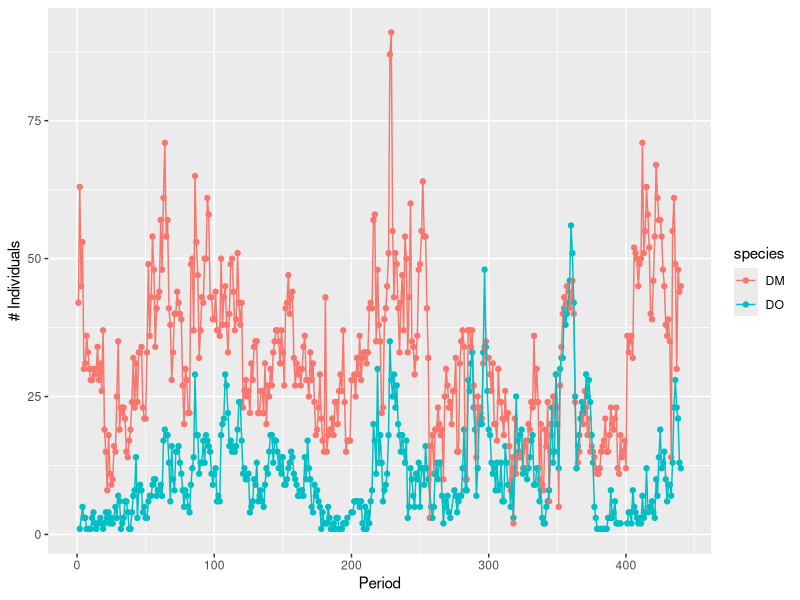
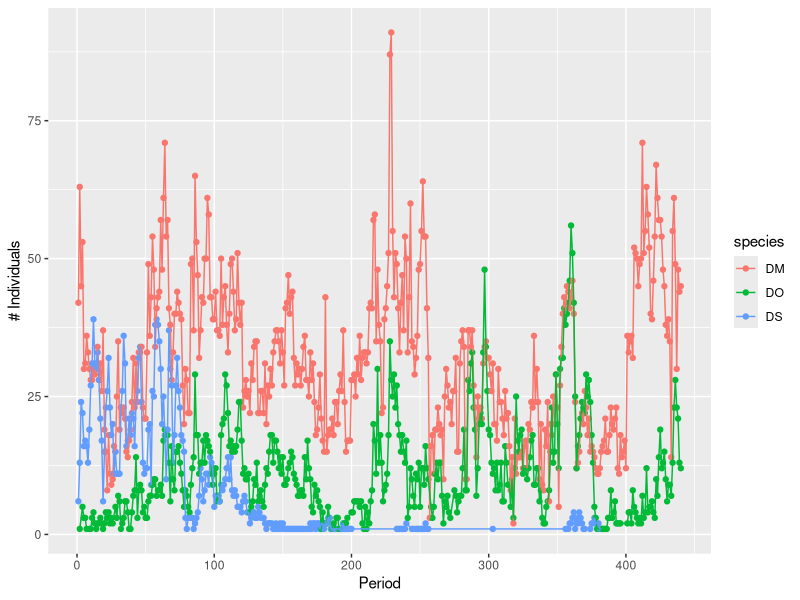
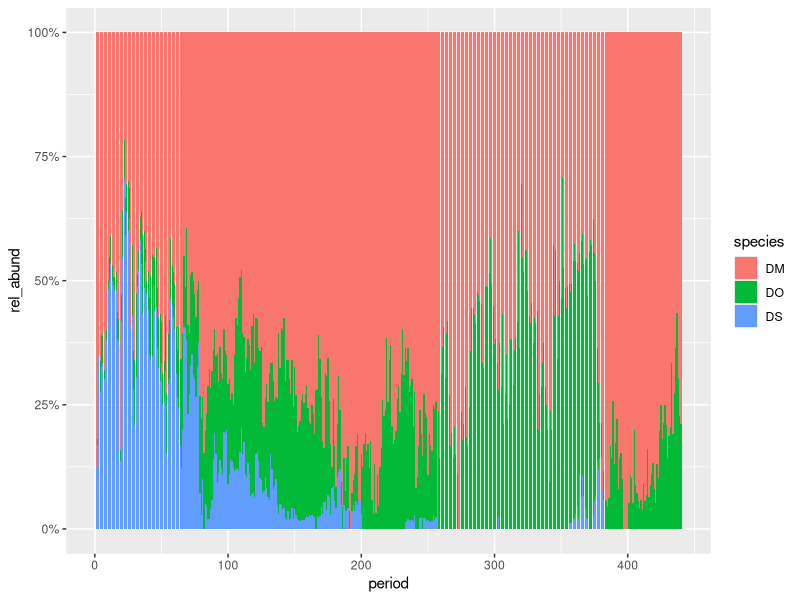
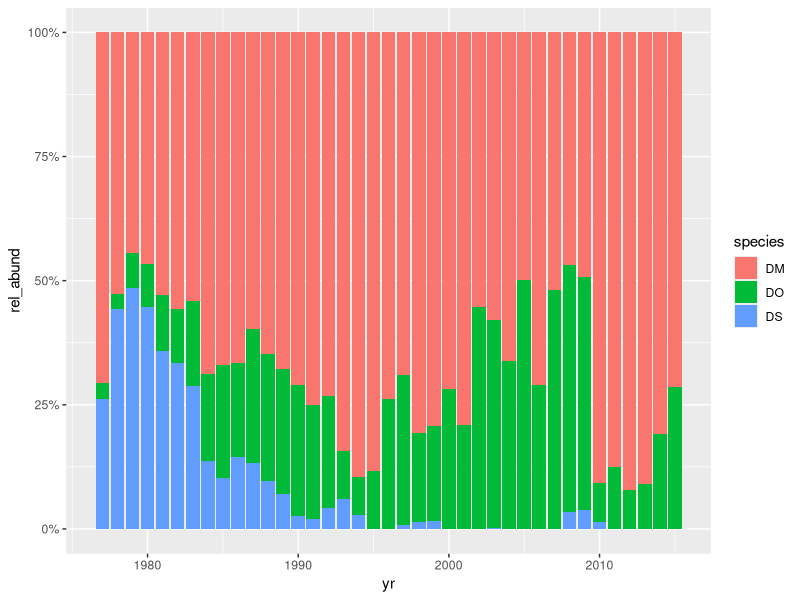
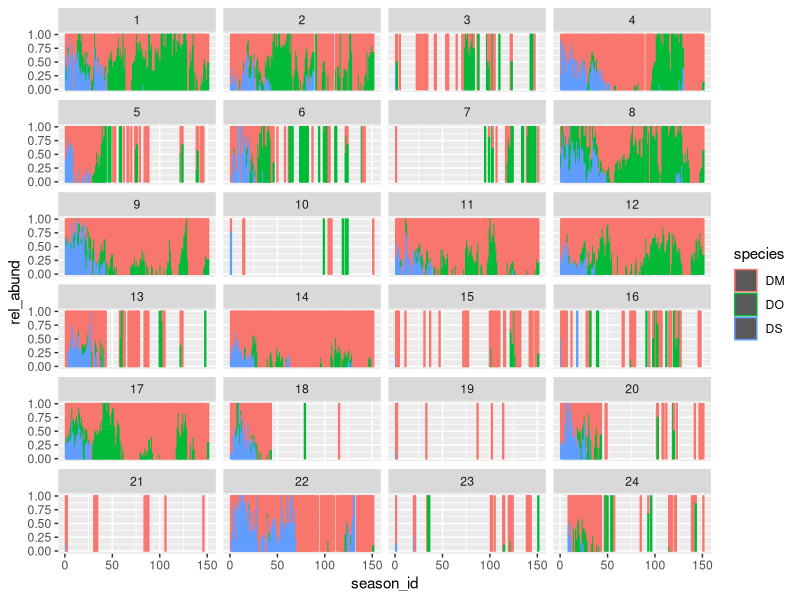
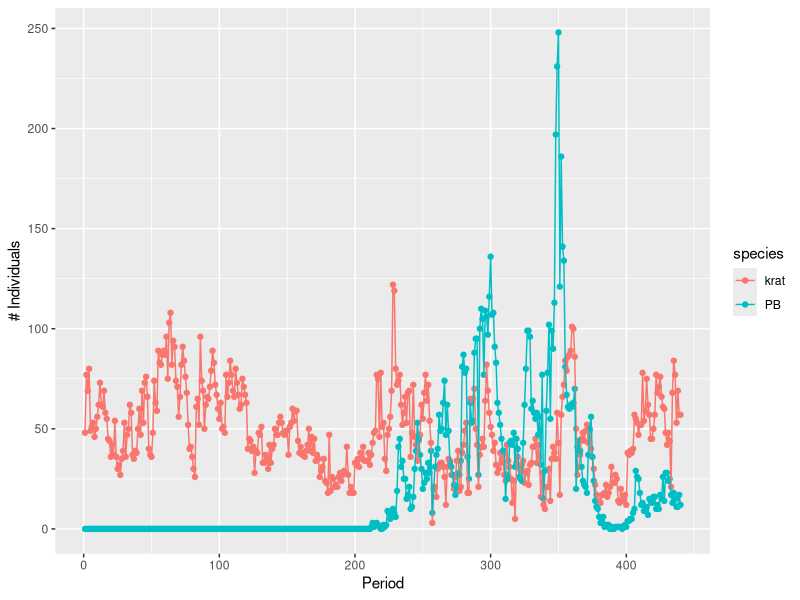

These charts were generated, in order, by the following R code:
# Creator: Ellen Bledsoe
# This code is for exploring kangaroo rat capture data for the Portal project

# load packages
library(dplyr)
library(ggplot2)
library(scales)

# load data
surveys <- read.csv("data/surveys.csv", header = TRUE)

###
# Krat counts by period
###

# get counts of DM and DO by period
DM_DO_count <- select(surveys, period, species) %>% 
               filter(species == 'DM' | species == 'DO', period > 0) %>% 
               group_by(period, species) %>% 
               summarise(count = n())

# plot DM and DO counts by period
ggplot(DM_DO_count, aes(x = period, y = count)) + 
  geom_point(aes(color = species)) +
  geom_line(aes(color = species)) +
  xlab("Period") +
  ylab("# Individuals")

# save plot output as png
dev.copy(png, 'DM_DO_counts_period.png')
dev.off()

# get counts of DM, DO, and DS by period
Dipo_count_period <- select(surveys, period, species) %>% 
                     filter(species == 'DM' | species == 'DO' | species == 'DS', period > 0) %>% 
                     group_by(period, species) %>% 
                     summarise(count = n())

# plot DM, DO, and DS by period
ggplot(Dipo_count_period, aes(x = period, y = count)) + 
  geom_point(aes(color = species)) +
  geom_line(aes(color = species)) +
  xlab("Period") +
  ylab("# Individuals")

# save plot output as png
dev.copy(png, 'dipo_count_by_period.png')
dev.off()

###
# Relative abundance of Krats
###

# relative abundance of dipos by period
total_dipo_period <- Dipo_count_period %>% 
                     group_by(period) %>% 
                     summarise(total_dipo_period = sum(count))
rel_ab_period <- merge(Dipo_count_period, total_dipo_period, by = "period", all = TRUE)
relative_abundance_per <- rel_ab_period %>% 
                      mutate(rel_abund = count/total_dipo_period)

# plot relative abundance of all dipos per period
ggplot(relative_abundance_per, aes(x = period, y = rel_abund, fill = species)) +
  geom_bar(postition = 'fill', stat = "identity", bin_width = 6, colour = NA) +
  scale_y_continuous(labels = percent_format())

# save plot output as png
dev.copy(png, 'rel_abund_dipos_period.png')
dev.off()

# relative abundance of dipos by year
Dipo_count_year <- select(surveys, yr, period, species) %>% 
                   filter(species == 'DM' | species == 'DO' | species == 'DS', period > 0) %>% 
                      # need to keep period > 0 in because some trapping done outside normal periods
                      # marked by negative period entries
                   group_by(yr, species) %>% 
                   summarise(count = n())
total_dipo_year <- Dipo_count_year %>% 
                   group_by(yr) %>% 
                   summarise(total_dipo_year = sum(count))
rel_ab_yr <- merge(Dipo_count_year, total_dipo_year, by = "yr", all = TRUE)
relative_abundance_yr <- rel_ab_yr %>% 
                         mutate(rel_abund = count/total_dipo_year)

# relative abundance of all dipos per year
ggplot(relative_abundance_yr, aes(x = yr, y = rel_abund, fill = species)) +
  geom_bar(postition = 'fill', stat = "identity", bin_width = 6) +
  scale_y_continuous(labels = percent_format())

# save plot output as png
dev.copy(png, 'rel_abund_dipos_year.png')
dev.off()

###
# All dipos grouped by season
###

# all dipos in periods before the plot switches
Dipos <- filter(surveys, species == 'DM' | species == 'DO' | species == 'DS', period > 0 & period < 437) %>% 
         arrange(yr, mo, plot, species)

find_season <- function(month){
  # function putting each month is a seasonal category
  if (any(month == '1' | month == '2' | month == '3')){
    season = "1"
  } else if (any(month == '4' | month == '5' | month == '6')){
    season = "2"
  } else if (any(month == '7' | month == '8' | month == '9')){
    season = "3"
  } else {
    season = "4"
  }
  return(season)
} 

# adding a column for season to the data 
month_list <- as.list(Dipos$mo)
Dipos$season <- rapply(month_list, find_season)

# grouping by plot/year/season
season_per_year <- select(Dipos, yr, season, plot, species) %>% 
                   group_by(plot, yr, season, species) %>% 
                   summarise(count = n())

# adding seasonal relative abundance column
season_total <- season_per_year %>% 
  group_by(plot, yr, season) %>% 
  summarise(season_total = sum(count))
rel_ab_season <- merge(season_per_year, season_total, by.x = c("plot", "yr", "season"), all = TRUE)
season_rel_abund <- rel_ab_season %>% 
  mutate(rel_abund = count/season_total)

# give each year/season combo a unique id
yr_season_ID <- select(season_rel_abund, yr, season) %>% 
  distinct() 
ordered <- arrange(yr_season_ID, yr)
ordered$season_id <- seq_len(nrow(yr_season_ID))
season_ordered <- merge(season_rel_abund, ordered, by.x = c("yr", "season"), all = TRUE) %>% 
  arrange(yr, season, plot, species)

# plot relative abundance of all dipos per plot per season
ggplot(season_ordered, aes(x = season_id, y = rel_abund)) +
  geom_bar(stat = "identity", aes(color = species)) +
  facet_wrap(~plot, nrow = 6, ncol = 4)

# save plot output as png
dev.copy(png, 'rel_abund_dipo_season.png')
dev.off()

###
# Explore krat relationship with PBs
###

# Look at Krats and PBs by period
PB_count_period <- select(surveys, period, species) %>% 
                   filter(species == 'PB') %>% 
                   group_by(period) %>% 
                   summarise(count = n())
Krat_count_period <- select(surveys, period, species) %>% 
                     filter(species == 'DM' | species == 'DS' | species == 'DO') %>% 
                     group_by(period) %>% 
                     summarise(count = n())

# want to add zeros when there are no rodents per period
periods1 <- unique(surveys$period)

fullGrid <- expand.grid(period = periods1)
fullGrid_krats <- merge(Krat_count_period, fullGrid, by = c('period'), all = TRUE)
fullGrid_PB <- merge(PB_count_period, fullGrid, by = c('period'), all = TRUE)

fullGrid_krats$count[is.na(fullGrid_krats$count)] = 0
fullGrid_PB$count[is.na(fullGrid_PB$count)] = 0

# add identifying column for plotting
fullGrid_krats$species <- rep('krat', nrow(fullGrid_krats))
fullGrid_PB$species <- rep('PB', nrow(fullGrid_PB))

# merging PB and krat dataframes
all_krat_PB <- bind_rows(fullGrid_krats, fullGrid_PB)

# remove negative periods
vec <- all_krat_PB$period > 0
all_krat_PB <- all_krat_PB[vec,]

#plotting all_krat_PB
ggplot(all_krat_PB, aes(x = period, y = count, color = species)) +
  geom_point() +
  geom_line() +
  xlab("Period") +
  ylab("# Individuals")

# save plot output as png
dev.copy(png, 'krat_PB_count_period.png')
dev.off()
